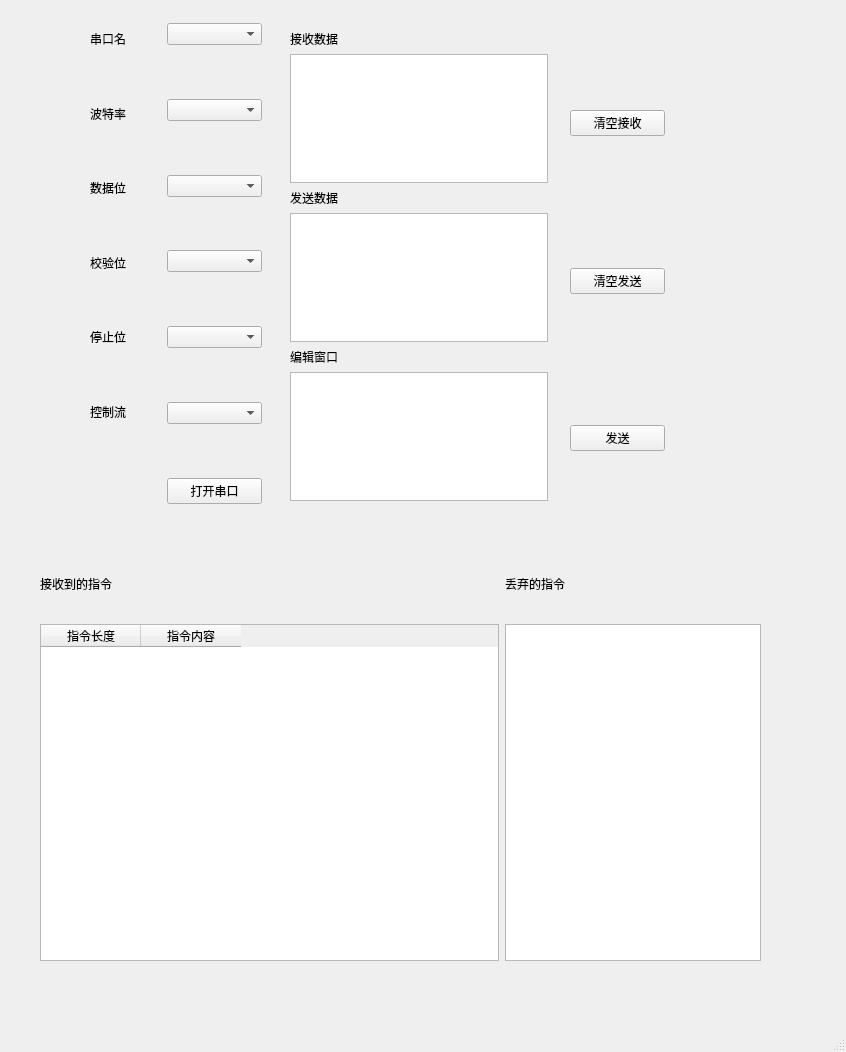
<?xml version="1.0" encoding="UTF-8"?>
<ui version="4.0">
 <class>MainWindow</class>
 <widget class="QMainWindow" name="MainWindow">
  <property name="geometry">
   <rect>
    <x>0</x>
    <y>0</y>
    <width>846</width>
    <height>1052</height>
   </rect>
  </property>
  <property name="windowTitle">
   <string>MainWindow</string>
  </property>
  <widget class="QWidget" name="centralwidget">
   <widget class="QWidget" name="layoutWidget">
    <property name="geometry">
     <rect>
      <x>167</x>
      <y>23</y>
      <width>95</width>
      <height>481</height>
     </rect>
    </property>
    <layout class="QVBoxLayout" name="verticalLayout">
     <item>
      <widget class="QComboBox" name="PortBox">
       <property name="sizeAdjustPolicy">
        <enum>QComboBox::AdjustToContents</enum>
       </property>
      </widget>
     </item>
     <item>
      <spacer name="verticalSpacer">
       <property name="orientation">
        <enum>Qt::Vertical</enum>
       </property>
       <property name="sizeHint" stdset="0">
        <size>
         <width>20</width>
         <height>40</height>
        </size>
       </property>
      </spacer>
     </item>
     <item>
      <widget class="QComboBox" name="BaudBox"/>
     </item>
     <item>
      <spacer name="verticalSpacer_4">
       <property name="orientation">
        <enum>Qt::Vertical</enum>
       </property>
       <property name="sizeHint" stdset="0">
        <size>
         <width>20</width>
         <height>40</height>
        </size>
       </property>
      </spacer>
     </item>
     <item>
      <widget class="QComboBox" name="BitBox"/>
     </item>
     <item>
      <spacer name="verticalSpacer_5">
       <property name="orientation">
        <enum>Qt::Vertical</enum>
       </property>
       <property name="sizeHint" stdset="0">
        <size>
         <width>20</width>
         <height>40</height>
        </size>
       </property>
      </spacer>
     </item>
     <item>
      <widget class="QComboBox" name="ParityBox"/>
     </item>
     <item>
      <spacer name="verticalSpacer_6">
       <property name="orientation">
        <enum>Qt::Vertical</enum>
       </property>
       <property name="sizeHint" stdset="0">
        <size>
         <width>20</width>
         <height>40</height>
        </size>
       </property>
      </spacer>
     </item>
     <item>
      <widget class="QComboBox" name="StopBox"/>
     </item>
     <item>
      <spacer name="verticalSpacer_7">
       <property name="orientation">
        <enum>Qt::Vertical</enum>
       </property>
       <property name="sizeHint" stdset="0">
        <size>
         <width>20</width>
         <height>40</height>
        </size>
       </property>
      </spacer>
     </item>
     <item>
      <widget class="QComboBox" name="ControlBox"/>
     </item>
     <item>
      <spacer name="verticalSpacer_8">
       <property name="orientation">
        <enum>Qt::Vertical</enum>
       </property>
       <property name="sizeHint" stdset="0">
        <size>
         <width>20</width>
         <height>40</height>
        </size>
       </property>
      </spacer>
     </item>
     <item>
      <widget class="QPushButton" name="SerialSwitchButton">
       <property name="text">
        <string>打开串口</string>
       </property>
      </widget>
     </item>
    </layout>
   </widget>
   <widget class="QWidget" name="layoutWidget">
    <property name="geometry">
     <rect>
      <x>90</x>
      <y>30</y>
      <width>47</width>
      <height>391</height>
     </rect>
    </property>
    <layout class="QVBoxLayout" name="verticalLayout_2">
     <item>
      <widget class="QLabel" name="label">
       <property name="text">
        <string>串口名</string>
       </property>
       <property name="alignment">
        <set>Qt::AlignLeading|Qt::AlignLeft|Qt::AlignVCenter</set>
       </property>
      </widget>
     </item>
     <item>
      <spacer name="verticalSpacer_9">
       <property name="orientation">
        <enum>Qt::Vertical</enum>
       </property>
       <property name="sizeHint" stdset="0">
        <size>
         <width>20</width>
         <height>40</height>
        </size>
       </property>
      </spacer>
     </item>
     <item>
      <widget class="QLabel" name="label_2">
       <property name="text">
        <string>波特率</string>
       </property>
      </widget>
     </item>
     <item>
      <spacer name="verticalSpacer_10">
       <property name="orientation">
        <enum>Qt::Vertical</enum>
       </property>
       <property name="sizeHint" stdset="0">
        <size>
         <width>20</width>
         <height>40</height>
        </size>
       </property>
      </spacer>
     </item>
     <item>
      <widget class="QLabel" name="label_3">
       <property name="text">
        <string>数据位</string>
       </property>
      </widget>
     </item>
     <item>
      <spacer name="verticalSpacer_11">
       <property name="orientation">
        <enum>Qt::Vertical</enum>
       </property>
       <property name="sizeHint" stdset="0">
        <size>
         <width>20</width>
         <height>40</height>
        </size>
       </property>
      </spacer>
     </item>
     <item>
      <widget class="QLabel" name="label_4">
       <property name="text">
        <string>校验位</string>
       </property>
      </widget>
     </item>
     <item>
      <spacer name="verticalSpacer_12">
       <property name="orientation">
        <enum>Qt::Vertical</enum>
       </property>
       <property name="sizeHint" stdset="0">
        <size>
         <width>20</width>
         <height>40</height>
        </size>
       </property>
      </spacer>
     </item>
     <item>
      <widget class="QLabel" name="label_5">
       <property name="text">
        <string>停止位</string>
       </property>
      </widget>
     </item>
     <item>
      <spacer name="verticalSpacer_13">
       <property name="orientation">
        <enum>Qt::Vertical</enum>
       </property>
       <property name="sizeHint" stdset="0">
        <size>
         <width>20</width>
         <height>40</height>
        </size>
       </property>
      </spacer>
     </item>
     <item>
      <widget class="QLabel" name="label_6">
       <property name="text">
        <string>控制流</string>
       </property>
      </widget>
     </item>
    </layout>
   </widget>
   <widget class="QWidget" name="layoutWidget">
    <property name="geometry">
     <rect>
      <x>570</x>
      <y>110</y>
      <width>95</width>
      <height>341</height>
     </rect>
    </property>
    <layout class="QVBoxLayout" name="verticalLayout_3">
     <item>
      <widget class="QPushButton" name="ClearReceiveButton">
       <property name="text">
        <string>清空接收</string>
       </property>
      </widget>
     </item>
     <item>
      <spacer name="verticalSpacer_2">
       <property name="orientation">
        <enum>Qt::Vertical</enum>
       </property>
       <property name="sizeHint" stdset="0">
        <size>
         <width>20</width>
         <height>40</height>
        </size>
       </property>
      </spacer>
     </item>
     <item>
      <widget class="QPushButton" name="ClearSendButton">
       <property name="text">
        <string>清空发送</string>
       </property>
      </widget>
     </item>
     <item>
      <spacer name="verticalSpacer_3">
       <property name="orientation">
        <enum>Qt::Vertical</enum>
       </property>
       <property name="sizeHint" stdset="0">
        <size>
         <width>20</width>
         <height>40</height>
        </size>
       </property>
      </spacer>
     </item>
     <item>
      <widget class="QPushButton" name="SendButton">
       <property name="text">
        <string>发送</string>
       </property>
      </widget>
     </item>
    </layout>
   </widget>
   <widget class="QWidget" name="layoutWidget">
    <property name="geometry">
     <rect>
      <x>290</x>
      <y>30</y>
      <width>258</width>
      <height>471</height>
     </rect>
    </property>
    <layout class="QVBoxLayout" name="verticalLayout_4">
     <item>
      <widget class="QLabel" name="label_8">
       <property name="text">
        <string>接收数据</string>
       </property>
      </widget>
     </item>
     <item>
      <widget class="QTextEdit" name="ReceivingWindow"/>
     </item>
     <item>
      <widget class="QLabel" name="label_9">
       <property name="text">
        <string>发送数据</string>
       </property>
      </widget>
     </item>
     <item>
      <widget class="QTextEdit" name="SendWindow"/>
     </item>
     <item>
      <widget class="QLabel" name="label_7">
       <property name="text">
        <string>编辑窗口</string>
       </property>
      </widget>
     </item>
     <item>
      <widget class="QPlainTextEdit" name="EditWindow"/>
     </item>
    </layout>
   </widget>
   <widget class="QWidget" name="layoutWidget_2">
    <property name="geometry">
     <rect>
      <x>40</x>
      <y>550</y>
      <width>721</width>
      <height>411</height>
     </rect>
    </property>
    <layout class="QGridLayout" name="gridLayout" rowstretch="1,5" columnstretch="3,0">
     <item row="1" column="1">
      <widget class="QPlainTextEdit" name="WrongDataInfo">
       <property name="sizePolicy">
        <sizepolicy hsizetype="Preferred" vsizetype="Preferred">
         <horstretch>0</horstretch>
         <verstretch>0</verstretch>
        </sizepolicy>
       </property>
      </widget>
     </item>
     <item row="1" column="0">
      <widget class="QTableWidget" name="RightDataInfo">
       <property name="sizePolicy">
        <sizepolicy hsizetype="Preferred" vsizetype="Preferred">
         <horstretch>0</horstretch>
         <verstretch>0</verstretch>
        </sizepolicy>
       </property>
       <column>
        <property name="text">
         <string>指令长度</string>
        </property>
       </column>
       <column>
        <property name="text">
         <string>指令内容</string>
        </property>
       </column>
      </widget>
     </item>
     <item row="0" column="1">
      <widget class="QLabel" name="label_10">
       <property name="text">
        <string>丢弃的指令</string>
       </property>
      </widget>
     </item>
     <item row="0" column="0">
      <widget class="QLabel" name="label_11">
       <property name="text">
        <string>接收到的指令</string>
       </property>
      </widget>
     </item>
    </layout>
   </widget>
  </widget>
  <widget class="QMenuBar" name="menubar">
   <property name="geometry">
    <rect>
     <x>0</x>
     <y>0</y>
     <width>846</width>
     <height>26</height>
    </rect>
   </property>
  </widget>
  <widget class="QStatusBar" name="statusbar"/>
 </widget>
 <resources/>
 <connections/>
</ui>
